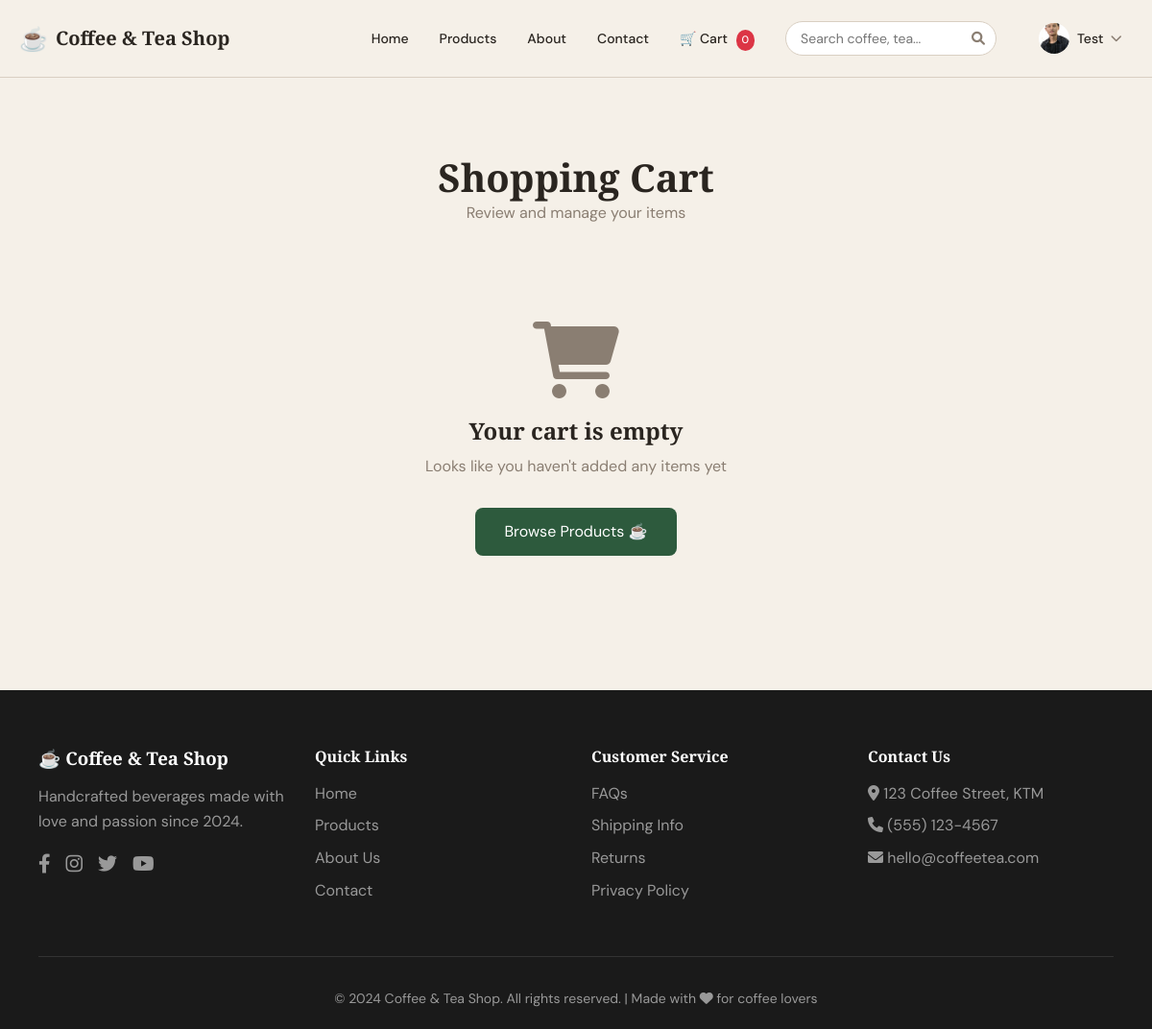
Page /cart/ (signed in) on the committed database.
### apps/accounts/models.py (models this page shows, shortened)
class CustomUser(AbstractUser):
    phone_number = models.CharField(max_length=15, blank=True, null=True)
    address = models.TextField(blank=True, null=True)
    profile_picture = models.ImageField(upload_to='profile_pics/', blank=True, null=True)
    created_at = models.DateTimeField(auto_now_add=True)
    updated_at = models.DateTimeField(auto_now=True)
    class Meta:
        verbose_name = 'User'
        verbose_name_plural = 'Users'

### apps/cart/views.py (the view)
# urls.py: path('', views.cart_detail, name='cart_detail'),
def cart_detail(request):
    cart = get_cart(request)
    context = {
        'cart': cart,
        'cart_items': cart.items.all(),
        'total_price': cart.get_total_price(),
        'total_items': cart.get_total_items(),
    }
    return render(request, 'cart/cart.html', context)

### apps/cart/context_processors.py (called while the page is built)
def get_cart(request):
    if request.user.is_authenticated:
        cart, created = Cart.objects.get_or_create(user=request.user)
    else:
        if not request.session.session_key:
            request.session.create()
        cart, created = Cart.objects.get_or_create(session_key=request.session.session_key)
    return cart

def cart_count(request):
    try:
        cart = get_cart(request)
        return {'cart_total_items': cart.get_total_items()}
    except:
        return {'cart_total_items': 0}

### apps/cart/models.py (called while the page is built)
    def get_total_price(self):
        return sum(item.get_total_price() for item in self.items.all())

    def get_total_items(self):
        return sum(item.quantity for item in self.items.all())

### apps/cart/views.py (called while the page is built)
def get_cart(request):
    if request.user.is_authenticated:
        cart, created = Cart.objects.get_or_create(user=request.user)
    else:
        if not request.session.session_key:
            request.session.create()
        cart, created = Cart.objects.get_or_create(session_key=request.session.session_key)
    return cart

### apps/cart/templates/cart/cart.html (shortened to what this page needs)
{% extends 'base.html' %}
{% load static %}
{% block content %}
<section class="cart-page">
  <div class="cart-container">
    <div class="cart-header">
      <h1>Shopping Cart</h1>
      <p>Review and manage your items</p>
    </div>
    {% if cart_items %}
    <div class="cart-grid">
      <div class="cart-items">
        <table class="cart-table">
          <thead>
            <tr>
              <th>Product</th>
              <th>Price</th>
              <th>Quantity</th>
              <th>Total</th>
              <th></th>
            </tr>
          </thead>
          <tbody id="cart-items-body">
            {% for item in cart_items %}
            <tr id="cart-item-{{ item.id }}" data-item-id="{{ item.id }}">
              <td data-label="Product">
                <div class="cart-product">
                  <div class="cart-product-image">
                    {% if item.product.image %}
                      <img src="{{ item.product.image.url }}" alt="{{ item.product.name }}">
                    {% else %}
                      <img src="{% static 'images/placeholder.jpg' %}" alt="{{ item.product.name }}">
                    {% endif %}
                  </div>
                  <div class="cart-product-info">
                    <h3>{{ item.product.name }}</h3>
                    <span class="category">{{ item.product.category.name|default:"Coffee & Tea" }}</span>
                  </div>
                </div>
               </td>
              <td data-label="Price" class="cart-price">रू {{ item.price_at_add|floatformat:2 }}</td>
              <td data-label="Quantity">
                <div class="cart-quantity">
                  <button class="quantity-btn decrease" data-item-id="{{ item.id }}">-</button>
                  <input type="text" class="quantity-input" value="{{ item.quantity }}" readonly data-item-id="{{ item.id }}" id="qty-{{ item.id }}">
                  <button class="quantity-btn increase" data-item-id="{{ item.id }}">+</button>
                </div>
              </td>
              <td data-label="Total" class="cart-total" id="total-{{ item.id }}">रू {{ item.get_total_price|floatformat:2 }}</td>
              <td data-label="">
                <button class="remove-btn" data-item-id="{{ item.id }}" title="Remove">
                  <i class="fas fa-trash-alt"></i>
                </button>
              </td>
            </tr>
            {% endfor %}
          </tbody>
        </table>
      </div>
      <div class="cart-summary">
        <h3>Order Summary</h3>
        <div class="summary-row">
          <span>Subtotal (<span id="item-count">{{ total_items }}</span> items)</span>
          <span id="subtotal">रू {{ total_price|floatformat:2 }}</span>
        </div>
        <div class="summary-row">
          <span>Delivery Fee</span>
          <span>रू 0.00</span>
        </div>
        <div class="summary-row total">
          <span>Total</span>
          <span id="total-amount">रू {{ total_price|floatformat:2 }}</span>
        </div>
        {% if user.is_authenticated %}
          <a href="{% url 'orders:checkout' %}" class="checkout-btn">
            Proceed to Checkout 🛒
          </a>
        {% else %}
          <a href="/accounts/login/?next=/orders/checkout/" class="checkout-btn-login">
            Login to Checkout 🔐
          </a>
        {% endif %}
        <button class="clear-cart-btn" id="clearCartBtn">
          Clear Cart 🗑️
        </button>
        <a href="/products/" class="continue-shopping">← Continue Shopping</a>
      </div>
    </div>
    {% else %}
    <div class="empty-cart">
      <i class="fas fa-shopping-cart"></i>
      <h2>Your cart is empty</h2>
      <p>Looks like you haven't added any items yet</p>
      <a href="/products/" class="shop-now-btn">Browse Products ☕</a>
    </div>
    {% endif %}
  </div>
</section>
{% endblock %}

### templates/base.html (shortened to what this page needs)
{% load static %}
<!DOCTYPE html>
<html lang="en">
<head>
  <link rel="stylesheet" href="{% static 'css/styles.css' %}" />
  <link rel="stylesheet" href="https://cdnjs.cloudflare.com/ajax/libs/font-awesome/6.0.0-beta3/css/all.min.css">
</head>
<body>
  <nav class="navbar desktop-nav">
    <div class="nav-container">
      <a href="/" class="navbar-brand">
        <span class="brand-icon">☕</span>
        <span class="brand-text">Coffee &amp; Tea Shop</span>
      </a>
      <ul class="navbar-links">
        <li><a href="/" class="{% block home_active %}{% endblock %}">Home</a></li>
        <li><a href="/products/" class="{% block products_active %}{% endblock %}">Products</a></li>
        <li><a href="/about/" class="{% block about_active %}{% endblock %}">About</a></li>
        <li><a href="/contact/" class="{% block contact_active %}{% endblock %}">Contact</a></li>
        <li><a href="/cart/">🛒 Cart <span id="cartCountDesktop" class="cart-count">0</span></a></li>
        <li class="nav-search">
          <form method="get" action="{% url 'products:search' %}" class="search-form-nav" id="searchForm">
            <div class="search-wrapper">
              <input type="text" name="q" id="searchInput" placeholder="Search coffee, tea..." class="search-input-nav" autocomplete="off">
              <button type="submit"><i class="fas fa-search"></i></button>
            </div>
          </form>
        </li>
        {% if user.is_authenticated %}
          <li class="dropdown">
            <a href="#" class="dropdown-toggle" id="userDropdown" onclick="toggleDropdown(event)">
              <div class="user-avatar">
                {% if user.profile_picture %}
                  <img src="{{ user.profile_picture.url }}" alt="{{ user.username }}" class="avatar-img">
                {% else %}
                  <i class="fas fa-user-circle"></i>
                {% endif %}
              </div>
              <span class="username">{{ user.first_name|default:user.username }}</span>
              <i class="fas fa-chevron-down"></i>
            </a>
          </li>
        {% else %}
          <li><a href="{% url 'accounts:login' %}" class="login-nav-btn">Login</a></li>
        {% endif %}
      </ul>
    </div>
  </nav>
  <main>
    {% block content %}
    {% endblock %}
  </main>
  <footer class="footer">
    <div class="container">
      <div class="footer-grid">
        <div class="footer-about">
          <h3>☕ Coffee & Tea Shop</h3>
          <p>Handcrafted beverages made with love and passion since 2024.</p>
          <div class="social-links">
            <a href="https://www.facebook.com/"><i class="fab fa-facebook-f"></i></a>
            <a href="https://www.instagram.com/?hl=en"><i class="fab fa-instagram"></i></a>
            <a href="https://x.com/"><i class="fab fa-twitter"></i></a>
            <a href="https://www.youtube.com/"><i class="fab fa-youtube"></i></a>
          </div>
        </div>
        <div class="footer-links">
          <h4>Quick Links</h4>
          <ul>
            <li><a href="/">Home</a></li>
            <li><a href="/products/">Products</a></li>
            <li><a href="/about/">About Us</a></li>
            <li><a href="/contact/">Contact</a></li>
          </ul>
        </div>
        <div class="footer-links">
          <h4>Customer Service</h4>
          <ul>
            <li><a href="#">FAQs</a></li>
            <li><a href="#">Shipping Info</a></li>
            <li><a href="#">Returns</a></li>
            <li><a href="#">Privacy Policy</a></li>
          </ul>
        </div>
        <div class="footer-contact">
          <h4>Contact Us</h4>
          <ul>
            <li><i class="fas fa-map-marker-alt"></i> 123 Coffee Street, KTM</li>
            <li><i class="fas fa-phone"></i> (555) 123-4567</li>
            <li><i class="fas fa-envelope"></i> hello@coffeetea.com</li>
          </ul>
        </div>
      </div>
      <div class="footer-bottom">
        <p>&copy; 2024 Coffee & Tea Shop. All rights reserved. | Made with <i class="fas fa-heart"></i> for coffee lovers</p>
      </div>
    </div>
  </footer>
</body>
</html>

### static/css/styles.css (style rules this page uses)
:root { --bg: #f5f0e8; --fg: #2a2520; --primary: #2d5a3d; --primary-dark: #1e3d28; --primary-light: #4a7a5a; --primary-fg: #f5f0e8; --card-bg: #faf8f5; --muted: #8a7e72; --border: #d9cfc2; --accent: #c4a27a; --shadow: 0 4px 20px rgba(0,0,0,0.08); --shadow-hover: 0 8px 30px rgba(0,0,0,0.12); }
* { margin: 0; padding: 0; box-sizing: border-box; }
body { font-family: 'DM Sans', sans-serif; background: var(--bg); color: var(--fg); line-height: 1.6; }
h1, h2, h3, h4 { font-family: 'Playfair Display', serif; font-weight: 700; line-height: 1.2; }
.container { max-width: 1200px; margin: 0 auto; padding: 0 20px; }
.navbar { background: var(--bg); border-bottom: 1px solid var(--border); position: sticky; top: 0; z-index: 100; backdrop-filter: blur(10px); }
.nav-container { max-width: 1200px; margin: 0 auto; padding: 1rem 20px; display: flex; justify-content: space-between; align-items: center; }
.navbar-brand { display: flex; align-items: center; gap: 8px; font-family: 'Playfair Display', serif; font-size: 1.25rem; font-weight: 700; color: var(--fg); text-decoration: none; }
.brand-icon { font-size: 1.5rem; }
.navbar-links { display: flex; gap: 2rem; list-style: none; align-items: center; }
.navbar-links a { font-size: 0.875rem; font-weight: 500; color: var(--fg); text-decoration: none; transition: color 0.2s; }
.nav-search { margin-left: auto; }
.search-wrapper { position: relative; }
.search-form-nav { display: flex; align-items: center; }
.search-input-nav { padding: 8px 35px 8px 15px; border: 1px solid var(--border); border-radius: 50px; font-size: 14px; width: 220px; transition: all 0.3s; font-family: 'DM Sans', sans-serif; }
.search-form-nav button { position: absolute; right: 12px; top: 50%; transform: translateY(-50%); background: none; border: none; cursor: pointer; color: var(--muted); font-size: 14px; }
.dropdown { position: relative; display: inline-block; }
.dropdown-toggle { display: flex; align-items: center; gap: 8px; cursor: pointer; padding: 8px 12px; border-radius: 40px; transition: all 0.3s; text-decoration: none; color: var(--fg); }
.user-avatar { width: 32px; height: 32px; border-radius: 50%; overflow: hidden; display: flex; align-items: center; justify-content: center; }
.avatar-img { width: 100%; height: 100%; object-fit: cover; }
.username { font-size: 14px; font-weight: 500; color: var(--fg); }
.dropdown-toggle i.fa-chevron-down { font-size: 12px; color: var(--muted); transition: transform 0.3s; }
.cart-count { display: inline-block; background: #dc3545; color: white; border-radius: 50%; padding: 2px 6px; font-size: 11px; margin-left: 5px; min-width: 18px; text-align: center; }
.footer { background: #1a1a1a; color: #999; padding: 60px 20px 20px; }
.footer-grid { display: grid; grid-template-columns: repeat(4, 1fr); gap: 2rem; margin-bottom: 3rem; }
.footer-about h3 { color: white; margin-bottom: 1rem; }
.footer-about p { margin-bottom: 1rem; }
.social-links { display: flex; gap: 1rem; }
.social-links a { color: #999; text-decoration: none; font-size: 1.25rem; transition: color 0.3s; }
.footer-links h4, .footer-contact h4 { color: white; margin-bottom: 1rem; }
.footer-links ul, .footer-contact ul { list-style: none; }
.footer-links li, .footer-contact li { margin-bottom: 0.5rem; }
.footer-links a { color: #999; text-decoration: none; transition: color 0.3s; }
.footer-contact li { color: #999; }
.footer-bottom { text-align: center; padding-top: 2rem; border-top: 1px solid #333; font-size: 0.875rem; }

### apps/cart/templates/cart/cart.html (style rules this page uses)
.cart-page { padding: 80px 20px; background: var(--bg); min-height: calc(100vh - 300px); }
.cart-container { max-width: 1200px; margin: 0 auto; }
.cart-header { text-align: center; margin-bottom: 40px; }
.cart-header h1 { font-size: 2.5rem; color: var(--fg); }
.cart-header p { color: var(--muted); }
.empty-cart { text-align: center; padding: 60px 20px; }
.empty-cart i { font-size: 5rem; color: var(--muted); margin-bottom: 20px; }
.empty-cart h2 { margin-bottom: 10px; }
.empty-cart p { color: var(--muted); margin-bottom: 30px; }
.shop-now-btn { padding: 12px 30px; background: var(--primary); color: white; border: none; border-radius: 8px; cursor: pointer; font-size: 1rem; text-decoration: none; display: inline-block; }

### rows in the picture
CustomUser: profile_picture (picture), first_name "Test"
